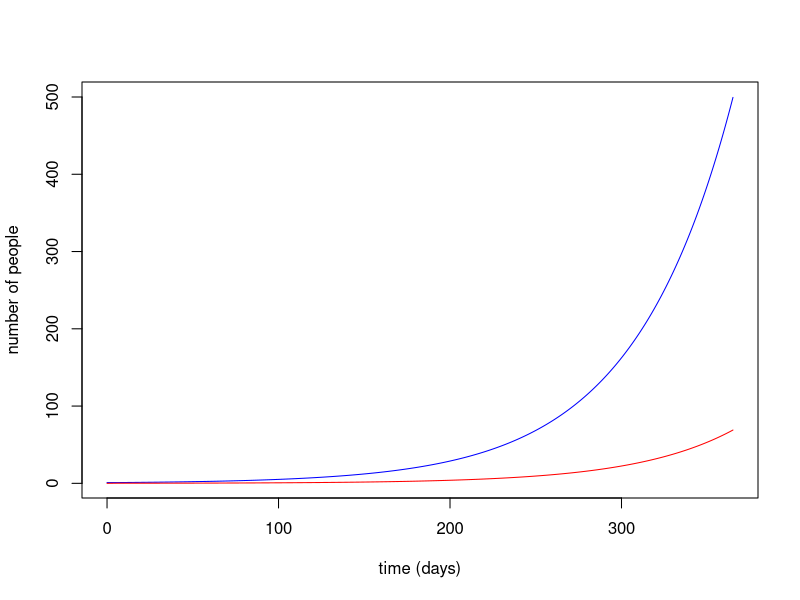

The R source for this figure:
## Introduction to Infectious Disease Dynamics
## Clinic on the Meaningful Modeling of Epidemiological Data
## International Clinics on Infectious Disease Dynamics and Data (ICI3D) Program
## African Institute for Mathematical Sciences, Muizenberg, RSA
##
## Heterogeneity or behaviour modification - Can we tell?
## Sam Abbot, ......
##



library(deSolve)                # Load library to be used for numerical integration
library(data.table)
library(ggplot2)



rm(list=ls())                   # Clear all variables and functions
## Our state variables
## 
## S(t) - The number of susceptible adults over the age of 25 years at time t
## I(t) - The number of infected adults over the age of 25 years at time t
## with N(t) = S(t) + I(t)

## and parameters:
##
## N - the total population size; N = S + I [inidividuals]
## birthRt - per capita birth rate [1 / time]
## lambda - per capita effective rate
## delta - disease induced mortality hazard
## deathRt - per capita mortality rate
## Beta - transmission coefficient when prevalence is 0 
##alpha - for transmission coefficient: decline with prevalence


##-- HIV - SI model from --Hargrove, John W., et al. 
#"Declining HIV prevalence and incidence in perinatal women in Harare, Zimbabwe." Epidemics 3.2 (2011): 88-94.
HIV_SI <- function(t,y,parms){
  with(c(as.list(y),parms),{
    #N <- sum(y)
    
    I <- I1+I2+I3+I4           ## total infected
    N <- I + S                 ## total population
    #lambda <- hetero_lambda(Beta,alpha,I,N)
    #lambda <- behaviour_mort_effect(Beta,alpha,I,N,n,I4,q)
    lambda <- both_effects(Beta,alpha,I,N,n,I4,q)
    ## state variable derivatives (ODE system)
    deriv <- rep(NA,7)
    deriv[1] <-	bRt*N - (lambda+dRt)*S  ## Instantaneous rate of change: Susceptibles
    deriv[2] <-	(lambda+dRt)*S - pRt*I1 - dRt*I1 ## Instantaneous rate of change: Infection class I1
    deriv[3] <-	pRt*I1 - pRt*I2 - dRt*I2 ## Instantaneous rate of change:  Infection class I2
    deriv[4] <-	pRt*I2 - pRt*I3 - dRt*I3 ## Instantaneous rate of change: Infection class I3 
    deriv[5] <-	pRt*I3 - pRt*I4 - dRt*I4 ## Instantaneous rate of change: Infection class I4
    deriv[6] <-	(lambda)*S ## Instantaneous rate of change: Cumulative incidence
    deriv[7] <-	pRt*I4 ## Instantaneous rate of change: Cumulative mortality
    return(list(deriv))
  })
}

hetero_lambda <- function(Bt,a,inf,total) {
                 ## total population
    lambdahat <- Bt * exp(-a * inf/total) ## Infectious contact rate
    FOI <- lambdahat*(inf/total)
  return (FOI)
}

behaviour_mort_effect <- function(Bt,a,inf,total,g,I4,q) {
  ## total population
  lambdahat <- Bt  ## Infectious contact rate
  mortResponse <- exp(-q*g*I4/total) # effect of behaviour on FOI
  FOI <- mortResponse*lambdahat*(inf/total)
  return (FOI)
}


both_effects <- function(Bt,a,inf,total,g,I4,q) {
  ## total population
  lambdahat <- Bt * exp(-a * inf/total) ## Infectious contact rate
  mortResponse <- exp(-q*g*I4/total) # effect of behaviour on FOI
  FOI <- mortResponse*lambdahat*(inf/total)
  return (FOI)
}

## Function that makes a list of disease parameters with default values
disease_params <- function(Beta = 0.9 ## transmission coefficient when prevalence is 0 
                           , alpha = 8 ## for transmission coefficient: decline with prevalence
                           , n = 4 # number of box cars
                           , pRt = (1/10)*n ## rate of of progression through each of the I classes, for 10 years total
                           , bRt = .03 ## birth rate, 3% of people give birth per year
                           , dRt = 1/60 ## 60 year natural life expectancy
                           , q = 50 # effect of behaviour change on mortality
){
  return(as.list(environment()))
}

disease_params()

initPrev <- exp(-7) ## infected at start
pop.SI0 <- c(S=1-initPrev, 
             I1=initPrev, 
             I2=0, I3=0, 
             I4=0, CI = 0, 
             CD = 0)      #Initial conditions
time.out <- seq(0, 365, 1)

## Now let's see what happens if we plug our inputs into lsoda()...

model1_ts <- data.table(lsoda(
  y = pop.SI0,               # Initial conditions for population
  times = time.out,             # Timepoints for evaluation
  func = HIV_SI,                   # Function to evaluate
  parms = disease_params()               # Vector of parameters
))


model1_ts[, I := I1 + I2 + I3 + I4]
model1_ts[, N := S+I]
model1_ts[, P := I / N]


with(model1_ts, {
  # plotting the time series of susceptibles:
  plot(time, S, type = "l", col = "blue",
       xlab = "time (days)", ylab = "number of people")
  # adding the time series of infectious:
  lines(time, I, col = "red")
  # adding the time series of recovered:
  #lines(time, col = "green")
})
